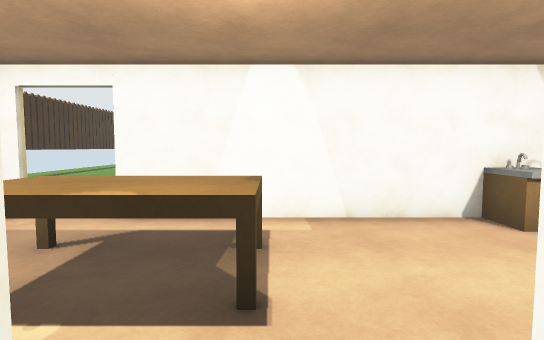
[1] (above)

24 first-person views from a walk through a scene from a Unity 3-D project. The camera is 1.4 m above the floor, tilts 4° down and sees 80° across. The floor is counted in squares, 1 m on a side. Each view is taken from the middle of a square. On the plan, view 1 faces up. The plan holds only what a view shows up to about 15 squares ahead; the rest is blank. The place goes on beyond the plan. The player character is not drawn. Surface patterns are stand-ins for the level's own textures.

[2]
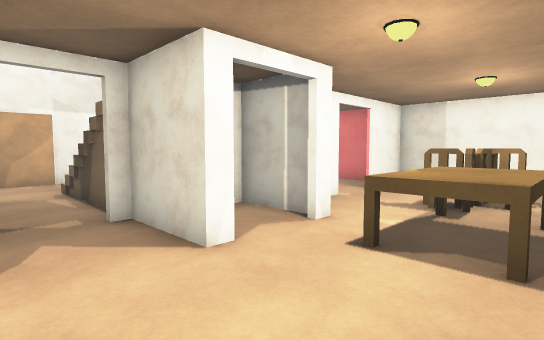

[3]
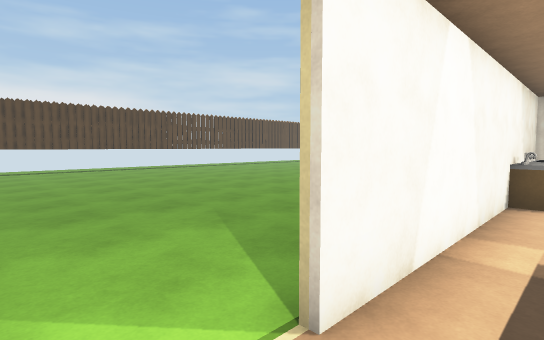

[4]
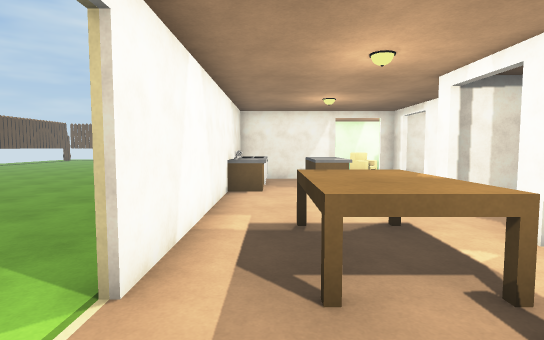

[5]
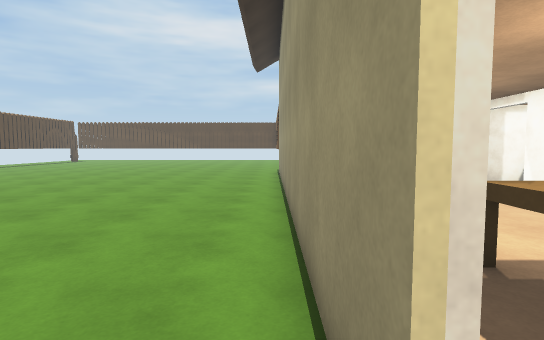

[6]
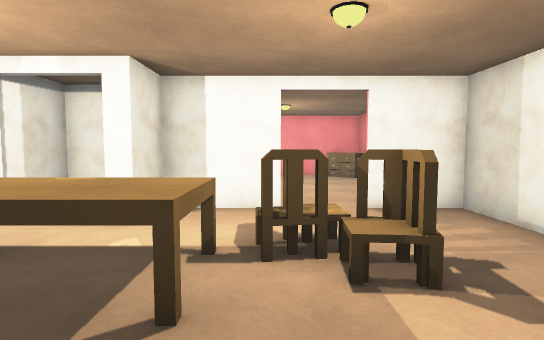

[7]
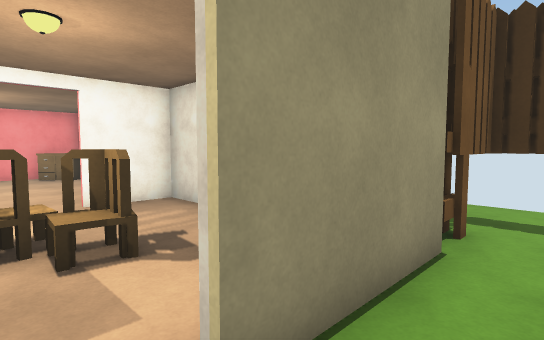

[8]
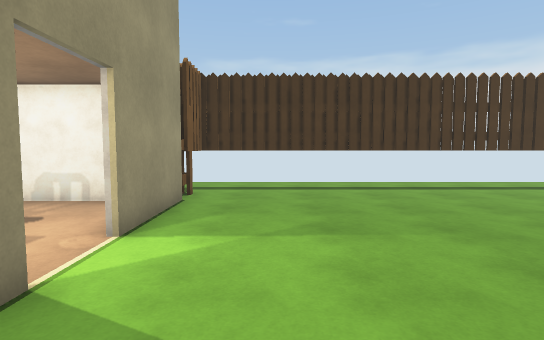

[9]
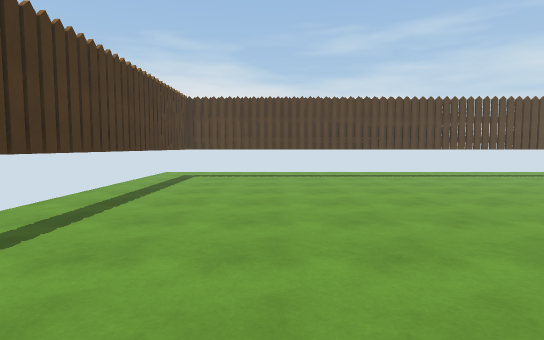

[10]
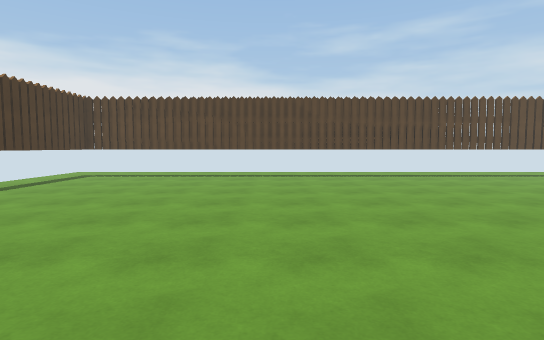

[11]
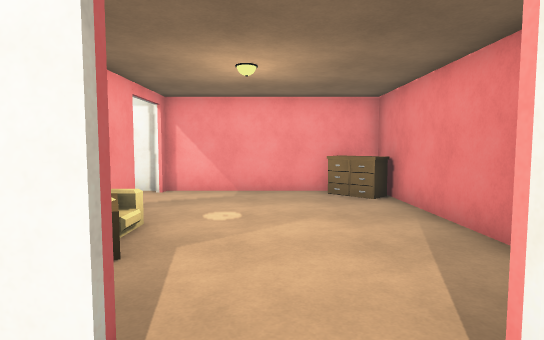

[12]
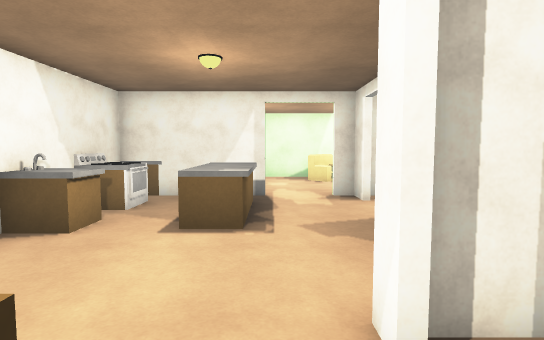

[13]
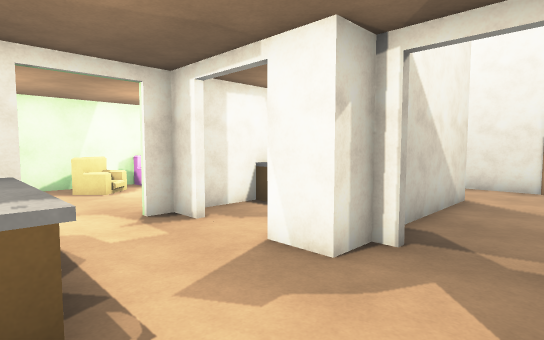

[14]
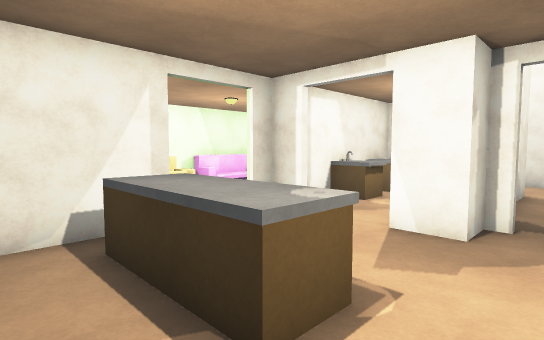

[15]
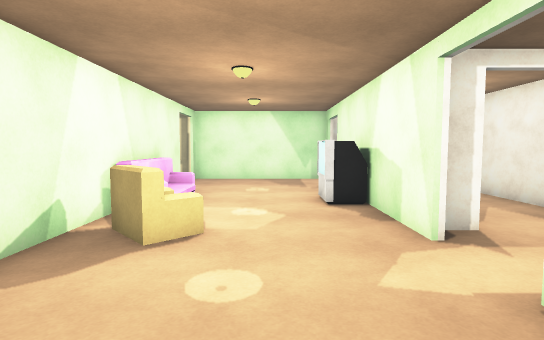

[16]
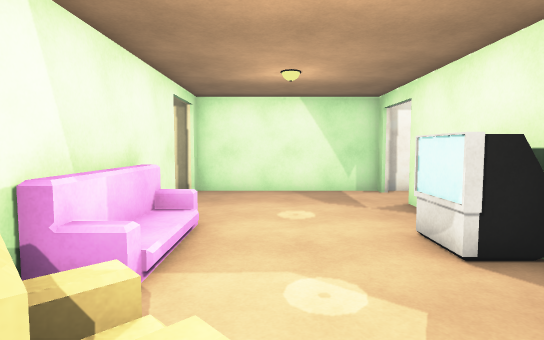

[17]
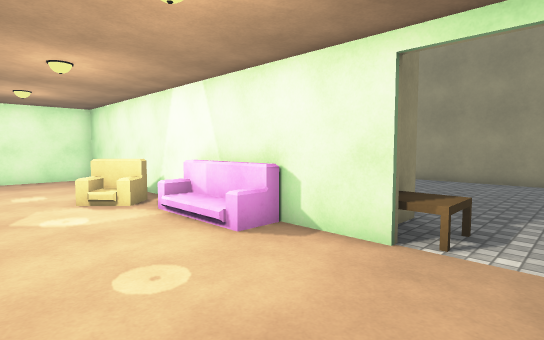

[18]
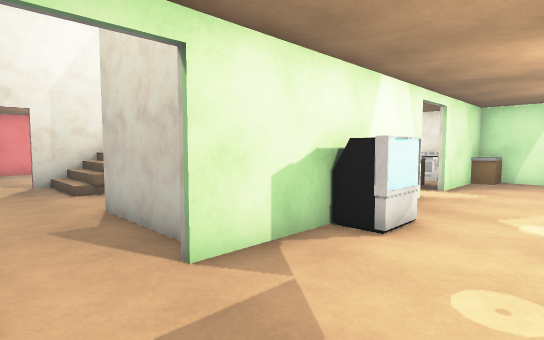

[19]
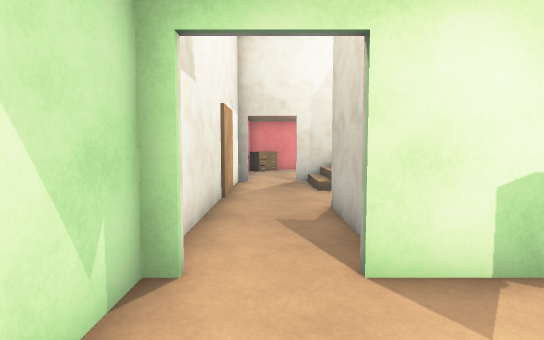

[20]
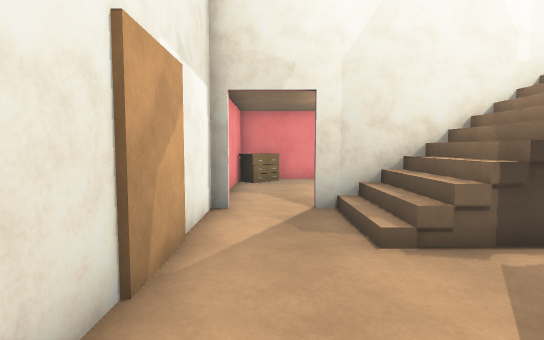

[21]
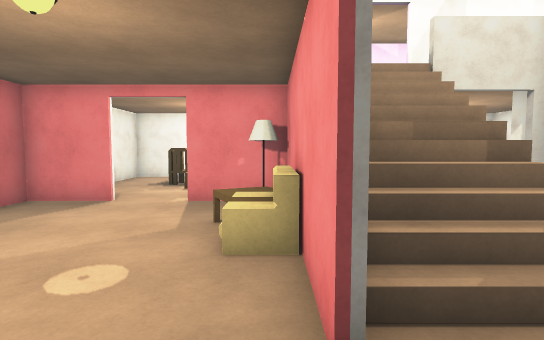

[22]
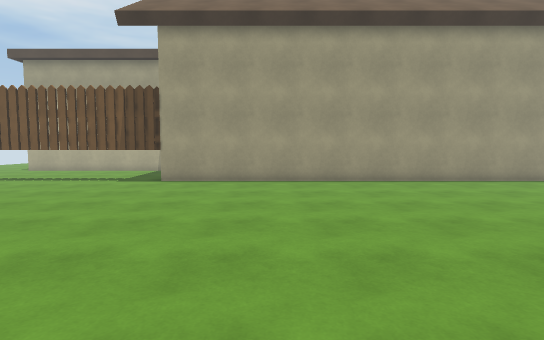

[23]
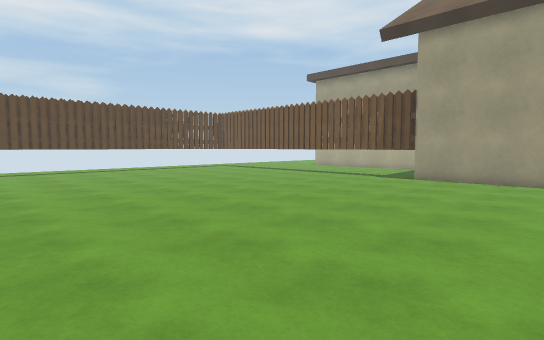

[24]
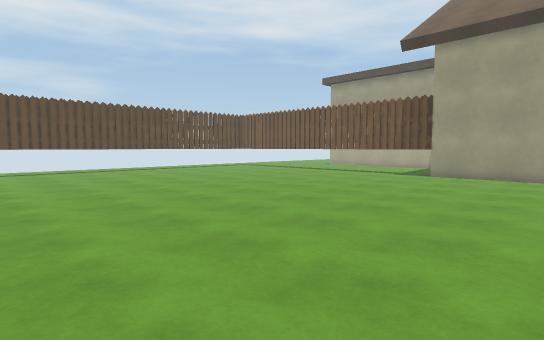

### Floor plan
Ten units are one square. View 1 is at (0, 0); x grows to the right and y downward. Boxes are objects, and circles mark ways between rooms. Rooms are numbered by the first view taken in them; rooms with no view inside come last. Other rooms are left out.
<svg viewBox="-117 -256 333 356">
<path fill="none" stroke="#000" d="M-14 55 -14 70M-16 70 -16 55M-14 89 -14 95M-25 6 -42 6M-16 95 -16 90M13 15 13 -9M15 5 15 14M-14 -9 -14 26M-61 6 -85 6M43 54 43 28M43 14 43 4M-84 10 -84 94 35 94M-5 55 -10 55M-5 60 -14 60M-5 66 -14 66M75 -66 211 -66M85 -64 74 -64M35 -64 -31 -64M84 -21 84 -46M-31 -66 36 -66M74 4 84 4 84 -2M9 -12 15 -12 15 5M43 4 55 4M-49 -64 -54 -64M39 14 43 14M15 14 20 14M-15 6 -25 6M-86 -66 -50 -66M-84 -60 -84 10M-42 4 -16 4 -16 -12 -10 -12M-100 -63 -95 -63M-85 4 -61 4M-112 -251 -112 -66 -90 -66M84 25 84 9M86 -2 86 26M86 64 86 70M78 66 72 66M144 26 144 -64 95 -64M144 56 144 44M46 25 46 49M56 66 43 66 43 54M86 89 86 94 144 94 144 90M86 -45 86 -21M146 94 152 94M35 94 82 94"/>
<rect x="-85" y="75" width="20" height="20" fill="#bbb"><title>dresser</title></rect>
<rect x="-35" y="25" width="20" height="20" fill="#bbb"><title>table</title></rect>
<rect x="-25" y="45" width="10" height="10" fill="#bbb"><title>other object</title></rect>
<rect x="-65" y="-45" width="10" height="20" fill="#bbb"><title>chair</title></rect>
<rect x="-55" y="-35" width="10" height="10" fill="#bbb"><title>chair</title></rect>
<rect x="-45" y="-25" width="10" height="10" fill="#bbb"><title>chair</title></rect>
<rect x="-45" y="-35" width="10" height="10" fill="#bbb"><title>chair</title></rect>
<rect x="-35" y="-45" width="40" height="20" fill="#bbb"><title>table</title></rect>
<rect x="-25" y="5" width="10" height="10" fill="#bbb"><title>lamp</title></rect>
<rect x="35" y="-65" width="20" height="20" fill="#bbb"><title>sink</title></rect>
<rect x="45" y="-35" width="10" height="10" fill="#bbb"><title>other object</title></rect>
<rect x="55" y="-35" width="10" height="10" fill="#bbb"><title>other object</title></rect>
<rect x="55" y="-65" width="20" height="20" fill="#bbb"><title>stove</title></rect>
<rect x="65" y="-35" width="10" height="10" fill="#bbb"><title>other object</title></rect>
<rect x="85" y="-65" width="10" height="20" fill="#bbb"><title>other object</title></rect>
<rect x="65" y="25" width="20" height="20" fill="#bbb"><title>sink</title></rect>
<rect x="75" y="45" width="10" height="10" fill="#bbb"><title>other object</title></rect>
<rect x="85" y="25" width="20" height="20" fill="#bbb"><title>TV</title></rect>
<rect x="115" y="-5" width="20" height="20" fill="#bbb"><title>other object</title></rect>
<rect x="135" y="25" width="10" height="20" fill="#bbb"><title>sofa</title></rect>
<rect x="145" y="55" width="20" height="30" fill="#bbb"><title>table</title></rect>
<circle cx="-55" cy="10" r="3" fill="#2a7"/>
<circle cx="0" cy="-10" r="3" fill="#2a7"/>
<circle cx="30" cy="10" r="3" fill="#2a7"/>
<circle cx="40" cy="70" r="3" fill="#2a7"/>
<circle cx="100" cy="-50" r="3" fill="#2a7"/>
<circle cx="65" cy="10" r="3" fill="#2a7"/>
<circle cx="90" cy="-15" r="3" fill="#2a7"/>
<text x="-20" y="50">1</text>
<text x="80" y="-140">2</text>
<text x="100" y="30">3</text>
</svg>
Room 1 opens to room 2. Room 1 opens to room 3. Room 2 opens to room 3.

Where each view was taken, in squares from view 1:
view 1: 0 up, 0 right, facing up
view 2: 5 up, 4 right, facing down-left
view 3: 5 up, 5 left, facing up-right
view 4: 5 up, 6 left, facing right
view 5: 7 up, 4 left, facing right
view 6: 7 up, 4 left, facing down
view 7: 8 up, 4 left, facing down-left
view 8: 9 up, 0 right, facing left
view 9: 10 up, 7 left, facing up
view 10: 10 up, 2 left, facing up
view 11: 1 up, 5 left, facing down
view 12: 2 up, 1 left, facing right
view 13: 3 up, 2 right, facing down-right
view 14: 5 up, 3 right, facing down-right
view 15: 5 up, 11 right, facing down
view 16: 1 up, 12 right, facing down
view 17: 9 down, 10 right, facing up-right
view 18: 9 down, 12 right, facing up-left
view 19: 8 down, 12 right, facing left
view 20: 8 down, 6 right, facing left
view 21: 9 down, 2 left, facing up
view 22: 20 up, 10 right, facing down
view 23: 21 up, 9 right, facing down-right
view 24: 23 up, 9 right, facing down-right
